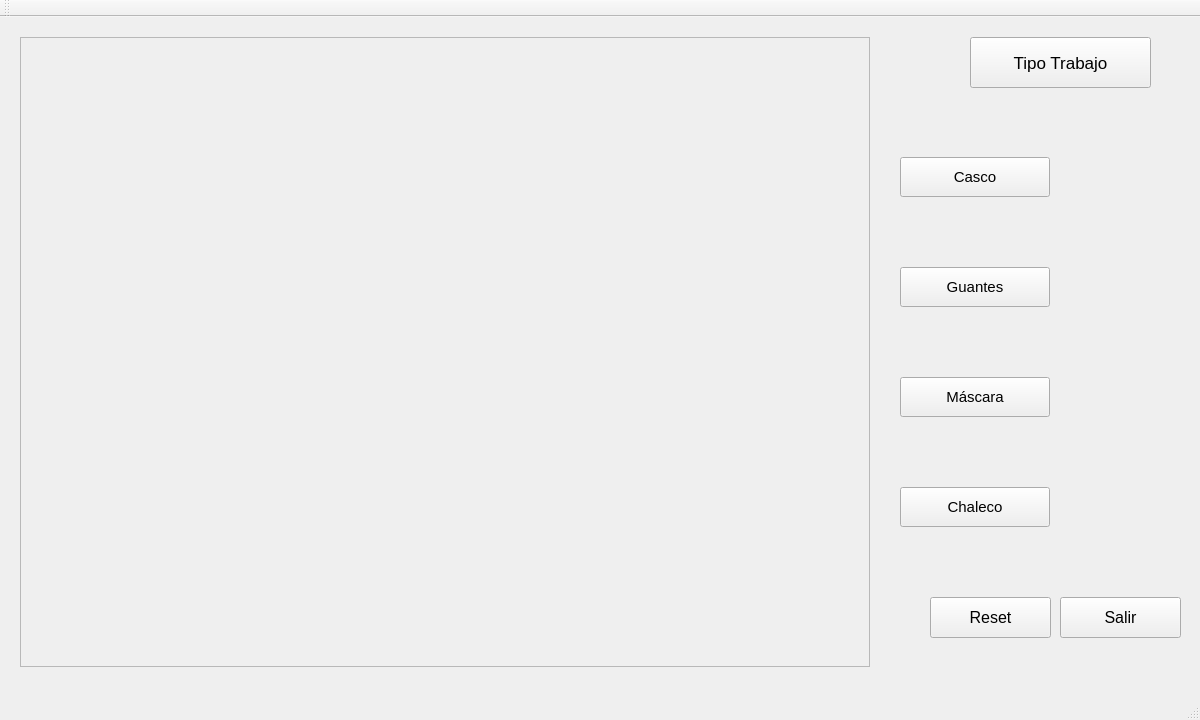
<?xml version="1.0" encoding="UTF-8"?>
<ui version="4.0">
 <class>MainWindow</class>
 <widget class="QMainWindow" name="MainWindow">
  <property name="geometry">
   <rect>
    <x>0</x>
    <y>0</y>
    <width>1200</width>
    <height>720</height>
   </rect>
  </property>
  <property name="windowTitle">
   <string>MainWindow</string>
  </property>
  <widget class="QWidget" name="centralWidget">
   <widget class="QScrollArea" name="scrollArea_Video">
    <property name="geometry">
     <rect>
      <x>20</x>
      <y>20</y>
      <width>850</width>
      <height>630</height>
     </rect>
    </property>
    <property name="widgetResizable">
     <bool>true</bool>
    </property>
    <widget class="QWidget" name="scrollAreaWidgetContents">
     <property name="geometry">
      <rect>
       <x>0</x>
       <y>0</y>
       <width>848</width>
       <height>628</height>
      </rect>
     </property>
    </widget>
   </widget>
   <widget class="QPushButton" name="Button_tipo_trabajo">
    <property name="geometry">
     <rect>
      <x>970</x>
      <y>20</y>
      <width>181</width>
      <height>51</height>
     </rect>
    </property>
    <property name="font">
     <font>
      <pointsize>13</pointsize>
     </font>
    </property>
    <property name="text">
     <string>Tipo Trabajo</string>
    </property>
   </widget>
   <widget class="QPushButton" name="Button_casco">
    <property name="geometry">
     <rect>
      <x>900</x>
      <y>140</y>
      <width>150</width>
      <height>40</height>
     </rect>
    </property>
    <property name="font">
     <font>
      <pointsize>11</pointsize>
     </font>
    </property>
    <property name="text">
     <string>Casco</string>
    </property>
   </widget>
   <widget class="QPushButton" name="Button_guantes">
    <property name="geometry">
     <rect>
      <x>900</x>
      <y>250</y>
      <width>150</width>
      <height>40</height>
     </rect>
    </property>
    <property name="font">
     <font>
      <pointsize>11</pointsize>
     </font>
    </property>
    <property name="text">
     <string>Guantes</string>
    </property>
   </widget>
   <widget class="QPushButton" name="Button_mascara">
    <property name="geometry">
     <rect>
      <x>900</x>
      <y>360</y>
      <width>150</width>
      <height>40</height>
     </rect>
    </property>
    <property name="font">
     <font>
      <pointsize>11</pointsize>
     </font>
    </property>
    <property name="text">
     <string>Máscara</string>
    </property>
   </widget>
   <widget class="QPushButton" name="Button_chaleco">
    <property name="geometry">
     <rect>
      <x>900</x>
      <y>470</y>
      <width>150</width>
      <height>40</height>
     </rect>
    </property>
    <property name="font">
     <font>
      <pointsize>11</pointsize>
     </font>
    </property>
    <property name="text">
     <string>Chaleco</string>
    </property>
   </widget>
   <widget class="QPushButton" name="Button_reset">
    <property name="geometry">
     <rect>
      <x>930</x>
      <y>580</y>
      <width>121</width>
      <height>41</height>
     </rect>
    </property>
    <property name="font">
     <font>
      <pointsize>12</pointsize>
     </font>
    </property>
    <property name="text">
     <string>Reset</string>
    </property>
   </widget>
   <widget class="QPushButton" name="Button_salir">
    <property name="geometry">
     <rect>
      <x>1060</x>
      <y>580</y>
      <width>121</width>
      <height>41</height>
     </rect>
    </property>
    <property name="font">
     <font>
      <pointsize>12</pointsize>
     </font>
    </property>
    <property name="text">
     <string>Salir</string>
    </property>
   </widget>
  </widget>
  <widget class="QMenuBar" name="menuBar">
   <property name="geometry">
    <rect>
     <x>0</x>
     <y>0</y>
     <width>1200</width>
     <height>19</height>
    </rect>
   </property>
  </widget>
  <widget class="QToolBar" name="mainToolBar">
   <attribute name="toolBarArea">
    <enum>TopToolBarArea</enum>
   </attribute>
   <attribute name="toolBarBreak">
    <bool>false</bool>
   </attribute>
  </widget>
  <widget class="QStatusBar" name="statusBar"/>
 </widget>
 <layoutdefault spacing="6" margin="11"/>
 <resources/>
 <connections/>
</ui>
